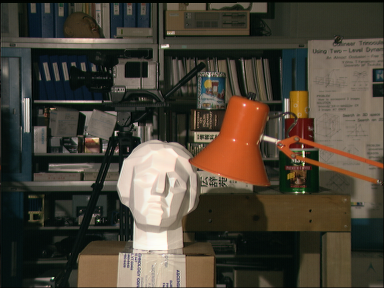
#> input picture week1-2/left.png, 384 x 288 px, found by its file name
$ python stereo_matching.py
#> lines starting #> are read from the running program, lines starting #| are printed output that depends on the picture
from PIL import Image
import numpy as np

def stereo_matching_f(left_img,right_img,disparity_range):
    # dọc ảnh ,chuyển ảnh về ảnh xám,đưa về dạng ảnh số trong numpy
#> called with left_img = 'left.png', right_img = 'right.png', disparity_range = 16
    left_img=Image.open(left_img).convert('L')
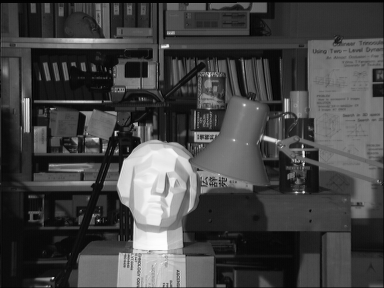
#> left_img: PIL image 384x288 L; min 0, max 253, mean 68.3
    left=np.asarray(left_img)
    right_img=Image.open(right_img).convert('L')
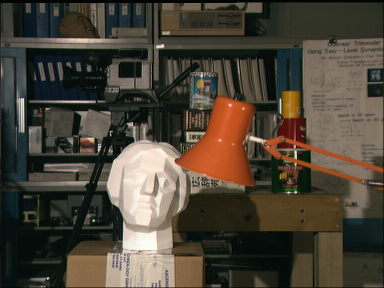
#> input picture week1-2/right.png, 384 x 288 px, found by its file name
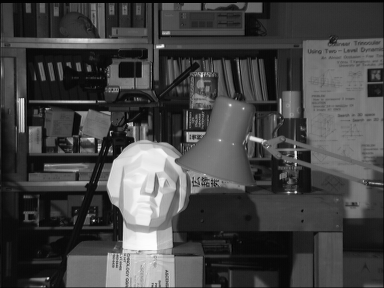
#> right_img: PIL image 384x288 L; min 0, max 254, mean 68.7
    right=np.asarray(right_img)

    # kích thước ảnh
    height=288
    width=384

    # tao ảnh disparity map
    depth=np.zeros((height,width),np.uint8)
    scale=255/disparity_range
    for y in range(height):
        for x in range(width):
            # khởi tạo cost ban đầu
            cost=(left[y,x]-right[y,x])**2
            disparity=0
            # tìm min cost
            for d in range(1,disparity_range):
                tmp=(left[y,x]-right[y,x-d])**2
                if tmp<cost :
                    cost=tmp
                    disparity=d
            # gán vị trí vào ảnh chứa khoảng cách=d
            depth[y,x]=disparity*scale
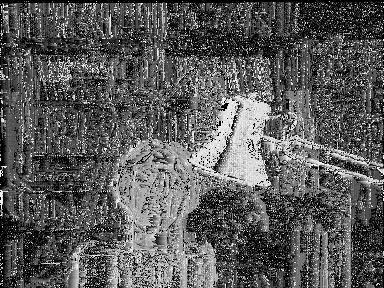
#> depth: shape (288, 384); min 0, max 239, mean 89.6
    #chuyển về dạng ảnh
    Image.fromarray(depth).save('disparity_map.png')

#main

disparity_range=16
stereo_matching_f('left.png','right.png',disparity_range)
